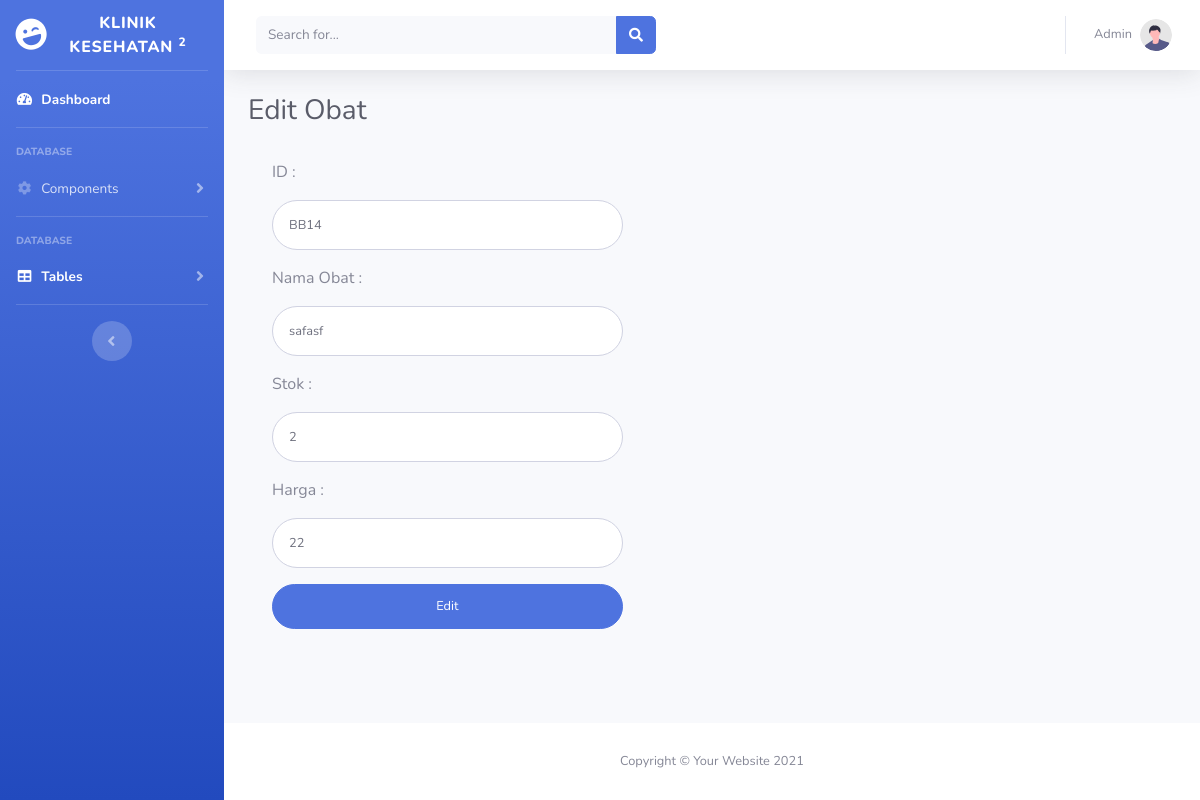
Page /editObat.php?id=BB14 on the committed database.
### tables this page shows
CREATE TABLE `obat` (
  `id_obat` varchar(5) NOT NULL,
  `nama_obat` varchar(30) NOT NULL,
  `stok_obat` int(11) NOT NULL,
  `harga_obat_per_pcs` int(11) NOT NULL
);

### editObat.php (the view, shortened to what this page needs)
<?php
$link = mysqli_connect("localhost", "root", "", "klinik_kesehatan");
?>
<!DOCTYPE html>
<html lang="en">
<head>
    <link href="vendor/fontawesome-free/css/all.min.css" rel="stylesheet" type="text/css">
    <link href="css/sb-admin-2.min.css" rel="stylesheet">
    <link href="vendor/datatables/dataTables.bootstrap4.min.css" rel="stylesheet">
</head>
<body id="page-top">
    <div id="wrapper">
        <ul class="navbar-nav bg-gradient-primary sidebar sidebar-dark accordion" id="accordionSidebar">
            <a class="sidebar-brand d-flex align-items-center justify-content-center" href="index.php">
                <div class="sidebar-brand-icon rotate-n-15">
                    <i class="fas fa-laugh-wink"></i>
                </div>
                <div class="sidebar-brand-text mx-3">Klinik Kesehatan <sup>2</sup></div>
            </a>
            <hr class="sidebar-divider my-0">
            <li class="nav-item active">
                <a class="nav-link" href="index.php">
                    <i class="fas fa-fw fa-tachometer-alt"></i>
                    <span>Dashboard</span></a>
            </li>
            <hr class="sidebar-divider">
            <div class="sidebar-heading">
                Database
            </div>
            <li class="nav-item">
                <a class="nav-link collapsed" href="#" data-toggle="collapse" data-target="#collapseTwo" aria-expanded="true" aria-controls="collapseTwo">
                    <i class="fas fa-fw fa-cog"></i>
                    <span>Components</span>
                </a>
            </li>
            <hr class="sidebar-divider">
            <div class="sidebar-heading">
                Database
            </div>
            <li class="nav-item active">
                <a class="nav-link collapsed" href="#" data-toggle="collapse" data-target="#collapseUtilities" aria-expanded="true" aria-controls="collapseUtilities">
                    <i class="fas fa-fw fa-table"></i>
                    <span>Tables</span>
                </a>
            </li>
            <hr class="sidebar-divider d-none d-md-block">
            <div class="text-center d-none d-md-inline">
                <button class="rounded-circle border-0" id="sidebarToggle"></button>
            </div>
        </ul>
        <div id="content-wrapper" class="d-flex flex-column">
            <div id="content">
                <nav class="navbar navbar-expand navbar-light bg-white topbar mb-4 static-top shadow">
                    <form class="d-none d-sm-inline-block form-inline mr-auto ml-md-3 my-2 my-md-0 mw-100 navbar-search">
                        <div class="input-group">
                            <input type="text" class="form-control bg-light border-0 small" placeholder="Search for..." aria-label="Search" aria-describedby="basic-addon2">
                            <div class="input-group-append">
                                <button class="btn btn-primary" type="button">
                                    <i class="fas fa-search fa-sm"></i>
                                </button>
                            </div>
                        </div>
                    </form>
                    <ul class="navbar-nav ml-auto">
                        <li class="nav-item dropdown no-arrow">
                            <a class="nav-link dropdown-toggle" href="#" id="userDropdown" role="button" data-toggle="dropdown" aria-haspopup="true" aria-expanded="false">
                                <span class="mr-2 d-none d-lg-inline text-gray-600 small">Admin</span>
                                <img class="img-profile rounded-circle" src="img/undraw_profile.svg">
                            </a>
                        </li>
                    </ul>
                </nav>
                <div class="container-fluid">
                    <h1 class="h3 mb-2 text-gray-800">Edit Obat</h1><br>
                    <div class="col-lg-10 col-md-10">
                        <div class="media d-block mb-4 text-left probootstrap-media">
                            <div class="col-lg-6">
                                <?php
                                $id_obat = $_GET['id'];
                                $sql = "SELECT * FROM obat WHERE id_obat = '$id_obat'";
                                if ($result = mysqli_query($link, $sql)) {
                                    if (mysqli_num_rows($result) > 0) {
                                ?>
                                        <form class="user" method="POST" action="prosesEditObat.php?id=<?php echo $id_obat; ?>">
                                            <?php
                                            while ($row = mysqli_fetch_array($result)) {
                                            ?>
                                                <div class="form-group">
                                                    <p>ID :</p>
                                                    <input type="text" class="form-control form-control-user" name="idobat" value="<?php
                                                                                                                                    echo  $row['id_obat'];
                                                                                                                                    ?>">
                                                </div>
                                                <div class="form-group">
                                                    <p>Nama Obat :</p>
                                                    <input type="text" class="form-control form-control-user" name="nama" value="<?php
                                                                                                                                    echo  $row['nama_obat'];
                                                                                                                                    ?>">
                                                </div>
                                                <div class="form-group">
                                                    <p>Stok :</p>
                                                    <input type="number" class="form-control form-control-user" name="stok" value="<?php
                                                                                                                                    echo  $row['stok_obat'];
                                                                                                                                    ?>">
                                                </div>
                                                <div class="form-group">
                                                    <p>Harga :</p>
                                                    <input type="number" class="form-control form-control-user" name="harga" value="<?php
                                                                                                                                    echo  $row['harga_obat_per_pcs'];
                                                                                                                                    ?>">
                                                </div>
                                                <input class="btn btn-primary btn-user btn-block submit" type="submit" value="Edit">
                                        </form>
                            <?php
                                            }
                                        } else {
                                            echo "No records matching your query were found.";
                                        }
                                    } else {
                                        echo "ERROR: Could not able to execute $sql. " . mysqli_error($link);
                                    }
                            ?>
                            </div>
                        </div>
                    </div>
                </div>
            </div>
            <footer class="sticky-footer bg-white">
                <div class="container my-auto">
                    <div class="copyright text-center my-auto">
                        <span>Copyright &copy; Your Website 2021</span>
                    </div>
                </div>
            </footer>
        </div>
    </div>
</body>
</html>

### rows in the picture
obat: idobat "BB14", nama "safasf", stok "2", harga "22"
